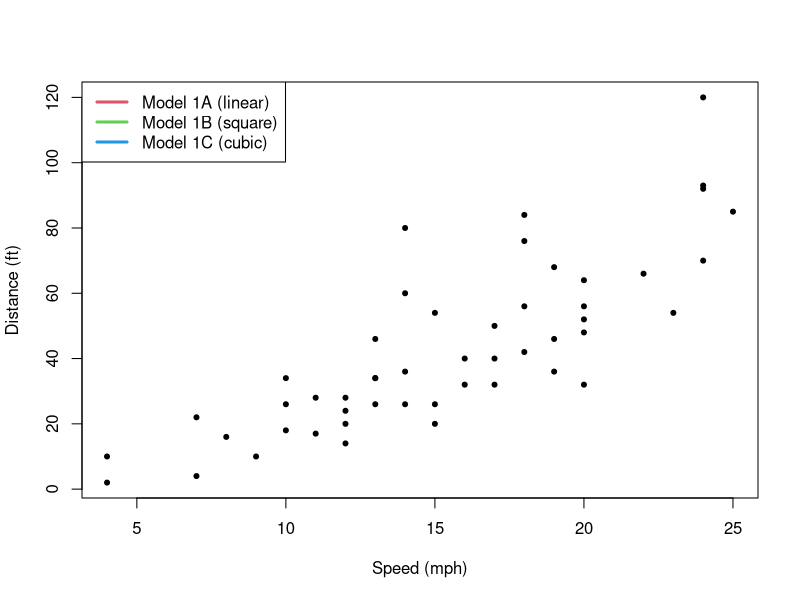

Write the R code that produced this figure. (Note: this script raises an error after producing the figure.)
# Data analysis - 01 - linear regression, models comparison

##########
# EX01
#########
# Using the cars dataset, draw a scatterplot where the first variable is
# speed and the second is braking distance.
# Fit a regression line to this and plot it on the graph.
# Try to match the square and cubic function. Add them to the chart.
# Suggest a model based on its quality.

# Clear enviroment
rm(list = ls())

# Check data set, assign to variable
?cars
dataset01 <- cars
head(dataset01)

# Linear model (Model 1A):
model_1a <- lm(formula = dist ~ speed, data = dataset01)

# Square model (Model 1B):
model_1b <- lm(dist ~ poly(speed, 2, raw = TRUE), data = dataset01)

# Cubic model (Model 1C):
model_1c <- lm(dist ~ poly(speed, 3, raw = TRUE), data = dataset01)


# Scatter plot using basic R functions:
plot(dataset01, pch = 20,
     xlab = 'Speed (mph)', 
     ylab = 'Distance (ft)') +

# Legend:
legend('topleft',
      legend = c('Model 1A (linear)', 'Model 1B (square)','Model 1C (cubic)'),
      lwd = 3,
      col = c(2,3,4))

# Lines:
abline(model_1a, col = 2, lwd = 2) +
lines(dataset01$speed, predict(model_1b), col = 3, lwd = 2) +
lines(dataset01$speed, predict(model_1c), col = 4, lwd = 2) 



# With ggplot:
library(ggplot2)
ggplot(data = dataset01, aes(x = speed, y = dist)) +
  geom_point(aes(x = speed, y = dist)) +
  
  # Linear model
  geom_smooth(method = 'lm', se = FALSE,
              aes(colour = '01. Linear')) +
  
  # Square model
  geom_smooth(method = 'lm', se = FALSE, formula = y ~ poly(x, 2),
              aes(colour = '02. Square')) +
  
  # Cubic model
  geom_smooth(method = 'lm', se = FALSE, formula = y ~ poly(x, 3),
              aes(colour = '03. Cubic')) +
  
    # Axis labels
  labs(x = 'Speed (mph)', y = 'Distance (ft)') +
  
  # Legend
  scale_color_manual(name = 'Model', values = c(2,3,4))



# Summary:
summary(model_1a)
summary(model_1b)
summary(model_1c)
# Multiple R-squared >> 1C
# 1A = 0.6511, 1B = 0.6673, 1C = 0.6732. 
# There is no significant difference between the models (we aim for at least 60%). 

# p-value >> 1A
# 1A= 1.49e-12, 1B = 5.852e-12, 1C = 3.074e-11
# OK for all models (<5%), the less the better


# MSE (Mean Squared Error) >> 1C (the less the better)
# 1A = 227.0704, 1B = 216.4943, 1C = 212.6872
(MSE.model_1a <- mean(resid(model_1a)^2))
(MSE.model_1b <- mean(resid(model_1b)^2))
(MSE.model_1c <- mean(resid(model_1c)^2))


# Akaike >> 1B
AIC(model_1a, model_1b, model_1c)
# AIC: 419.2, 418.8, 419.9 > > minor differences between models (<2)
# Akaike chooses 1B, but differences between models are minor (<2)


# Bayesian criterion >> 1A
BIC(model_1a, model_1b, model_1c)
# BIC: 424.9, 426.4, 429.4 > > minor differences between models (<2)
# Bayesian chooses 1A (Bayesian prefers simpler model)


##############
# ANSWER:
##############
# PROPOSED MODEL: Model 1A
#  In terms of the fit model 1C is the best, since more complex models are
# more adaptive. From the other side they tend to cause over fitting (tendency to
# adjust to random "noise" and outliers). Although in terms of MSE and multiple
# R-squared model 1C has the best results, other parameters and measures
# (which takes into consideration complexity and number of predictors, such as
# adjusted R-squared or AIC criterion) have much worse results.

# For prediction the best is model 1A, as it's the simplest one, shows
# pattern in data and have good parameters comparing to square & cubic models.
